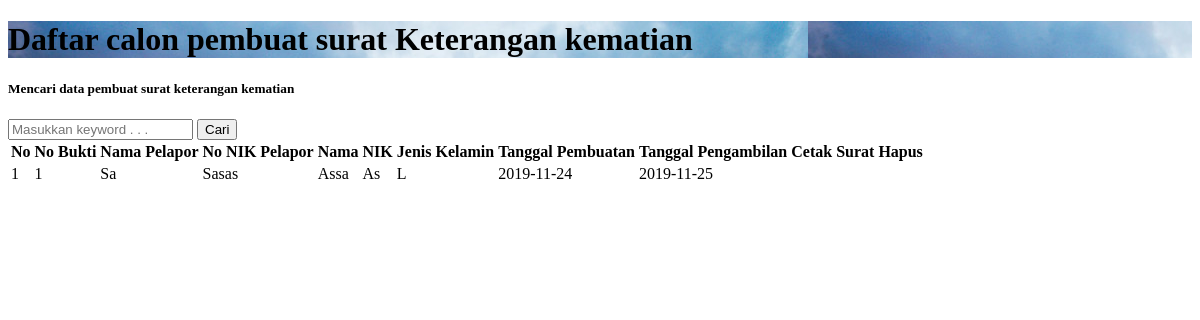
Page /pembuat_mati.php on the earlier database version.
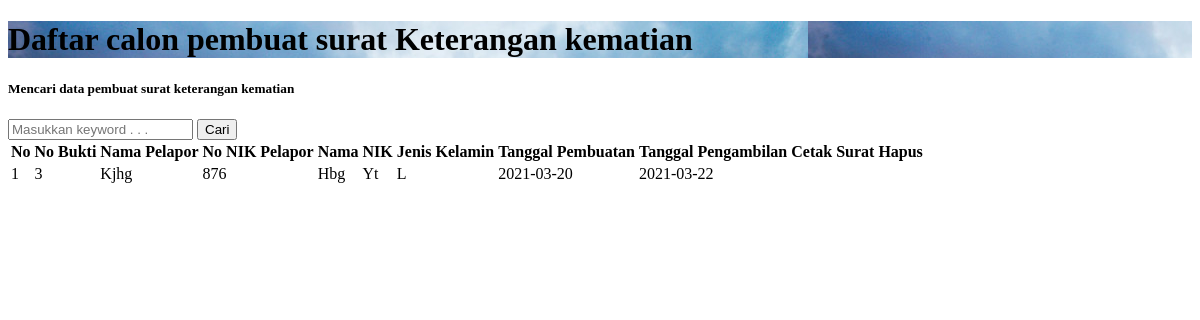
Same page on the later database version.
### tables this page shows
CREATE TABLE `mati` (
  `id` int(11) NOT NULL,
  `nama_lapor` varchar(300) NOT NULL,
  `nik_lapor` varchar(100) NOT NULL,
  `umur_lapor` varchar(10) NOT NULL,
  `pekerjaan_lapor` varchar(100) NOT NULL,
  `rt_lapor` varchar(5) NOT NULL,
  `rw_lapor` varchar(5) NOT NULL,
  `desa_lapor` varchar(100) NOT NULL,
  `kec_lapor` varchar(100) NOT NULL,
  `kab_lapor` varchar(100) NOT NULL,
  `hub` varchar(100) NOT NULL,
  `nama_mati` varchar(300) NOT NULL,
  `nik_mati` varchar(100) NOT NULL,
  `jk_mati` enum('L','P','','') NOT NULL,
  `tgl_mati` date NOT NULL,
  `agama` varchar(100) NOT NULL,
  `rt_mati` varchar(5) NOT NULL,
  `rw_mati` varchar(5) NOT NULL,
  `desa_mati` varchar(100) NOT NULL,
  `kec_mati` varchar(100) NOT NULL,
  `kab_mati` varchar(100) NOT NULL,
  `hari` varchar(100) NOT NULL,
  `tgl_kematian` date NOT NULL,
  `pukul` varchar(10) NOT NULL,
  `bertempat` varchar(100) NOT NULL,
  `penyebab` varchar(100) NOT NULL,
  `bukti` varchar(100) NOT NULL,
  `tgl_buat` date NOT NULL,
  `tgl_ambil` date NOT NULL
);

### functions.php (called while the page is built, shortened)
<?php
$conn = mysqli_connect("localhost", "root", "", "ta_web");
function query($query)
{
    global $conn;
    $result = mysqli_query($conn, $query);
    $rows = [];
    while ($row = mysqli_fetch_assoc($result)) {
        $rows[] = $row;
    }
    return $rows;
}

### pembuat_mati.php (the view, shortened to what this page needs)
<?php
require 'functions.php';
$warga = query("SELECT * FROM mati ORDER BY id DESC");
?>
<!DOCTYPE html>
<html lang="en">
<head>
</head>
<body>
    <div class="inner-page">
        <div class="slider-item" style="background-image: url('images/bg_admin.jpg');">
            <div class="container">
                <div class="row slider-text align-items-center justify-content-center">
                    <div class="col-md-8 text-center col-sm-12 element-animate pt-5">
                        <h1 class="pt-5"><span>Daftar calon pembuat surat Keterangan kematian</span></h1>
                    </div>
                </div>
            </div>
        </div>
    </div>
    <section class="section blog">
        <div class="container">
            <form action="" method="post">
                <div class="form-group row font-weight-bold text-uppercase">
                    <h5 class="col-sm-12">Mencari data pembuat surat keterangan kematian</h5>
                    <input type="text" class="col-sm-6" placeholder="Masukkan keyword . . ." name="keyword" id="keyword" autocomplete="off">
                    <button type="submit" class="col-sm-1 btn btn-success" name="cari">Cari</button>
                </div>
            </form>
            <table class="table table-bordered text-center">
                <thead class="thead-dark">
                    <tr class="text-center">
                        <th>No</th>
                        <th>No Bukti</th>
                        <th>Nama Pelapor</th>
                        <th>No NIK Pelapor</th>
                        <th>Nama</th>
                        <th>NIK</th>
                        <th>Jenis Kelamin</th>
                        <th>Tanggal Pembuatan</th>
                        <th>Tanggal Pengambilan</th>
                        <th>Cetak Surat</th>
                        <th>Hapus</th>
                    </tr>
                </thead>
                <?php $i = 1; ?>
                <tbody>
                    <?php foreach ($warga as $row) : ?>
                        <tr>
                            <td><?= $i; ?></td>
                            <td><?= $row["id"] ?></td>
                            <td><?= $row["nama_lapor"] ?></td>
                            <td><?= $row["nik_lapor"] ?></td>
                            <td><?= $row["nama_mati"] ?></td>
                            <td><?= $row["nik_mati"] ?></td>
                            <td><?= $row["jk_mati"] ?></td>
                            <td><?= $row["tgl_buat"] ?></td>
                            <td><?= $row["tgl_ambil"] ?></td>
                            <td><a href="cetak_mati.php?id=<?= $row["id"]; ?>" target="_blank" i class="fas fa-print text-info fa-2x"></i></a></td>
                            <td><a href="hapus.php?id=<?= $row["id"]; ?>&hapus=mati" onclick="return confirm('Mau dihapus ?')"><i class="fas fa-trash text-danger fa-2x"></i></a></td>
                        </tr>
                        <?php $i++; ?>
                    <?php endforeach; ?>
                </tbody>
            </table>
        </div>
    </section>
</body>
</html>

Differences in the rows shown:
removed mati: id "1", nama_lapor "Sa", nik_lapor "Sasas", nama_mati "Assa", nik_mati "As", jk_mati "L", tgl_buat "2019-11-24", tgl_ambil "2019-11-25"
added mati: id "3", nama_lapor "Kjhg", nik_lapor "876", nama_mati "Hbg", nik_mati "Yt", jk_mati "L", tgl_buat "2021-03-20", tgl_ambil "2021-03-22"
